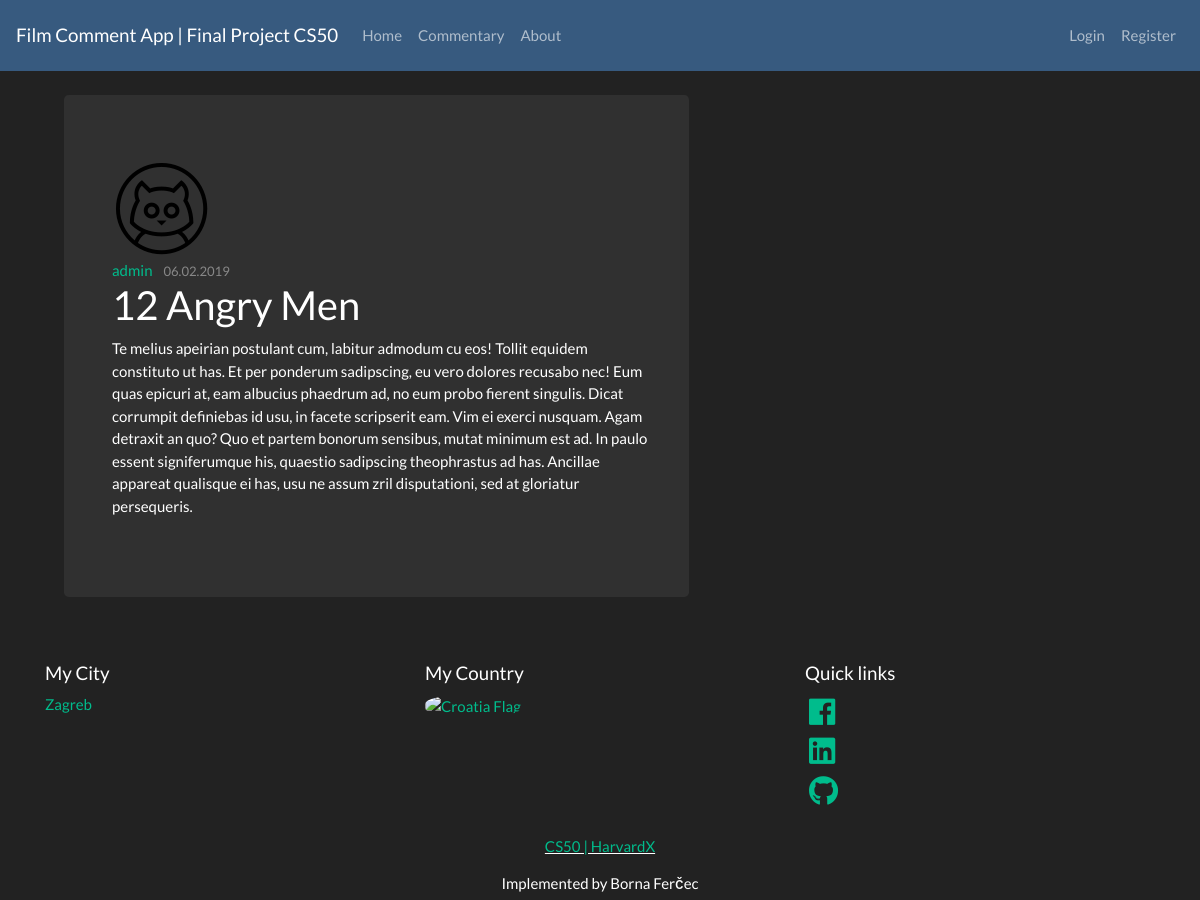
Screenshot of /post/3 with the database file from the repository.
### final_project/models.py (models this page shows, shortened)
class User(db.Model, UserMixin):
    id = db.Column(db.Integer, primary_key=True)
    username = db.Column(db.String(20), unique=True, nullable=False)
    email = db.Column(db.String(120), unique=True, nullable=False)
    image_file = db.Column(db.String(20), nullable=False, default='default.png')
    password = db.Column(db.String(60), nullable=False)
    posts = db.relationship('Post', backref='author', lazy=True)

class Post(db.Model):
    id = db.Column(db.Integer, primary_key=True)
    title = db.Column(db.String(100), nullable=False)
    date_posted = db.Column(db.DateTime, nullable=False, default=datetime.utcnow())
    content = db.Column(db.Text, nullable=False)
    user_id = db.Column(db.Integer, db.ForeignKey('user.id'), nullable=False)

### final_project/routes.py (the view)
@app.route("/post/<int:post_id>")
def post(post_id):
    post = Post.query.get_or_404(post_id)
    return render_template('post.html', title=post.title, post=post)

### final_project/templates/post.html (shortened to what this page needs)
{% extends "index.html" %}
{% block content %}
<div class="content-section col-md-10 pl-5 mt-4">
    <div class="jumbotron content-section col-md-8 pl-5 mt-3 ml-3">
        <img class="rounded-circle article-img" src="{{ url_for('static', filename='profile_pics/' + post.author.image_file) }}">
        <div class="media-body">
            <div class="article-metadata">
            <a class="mr-2" href="{{ url_for('user_posts', username=post.author.username )}}">{{ post.author.username }}</a>
            <small class="text-muted">{{ post.date_posted.strftime('%d.%m.%Y') }}</small>
            </div>
            <h2 class="article-title">{{ post.title }}</a></h2>
            <p class="article-content">{{ post.content }}</p>
        </div>
    </div>
</div>
{% endblock content %}

### rows the page displays
User: image_file (placeholder picture), author.username "admin"
Post: date_posted "06.02.2019", title "12 Angry Men", content "Te melius apeirian postulant cum, labitur admodum cu eos! Tollit equidem constituto ut has. Et per ponderum sadipscing, eu vero dolores recusabo nec! Eum quas epicuri at, eam albucius phaedrum ad, no eum probo fierent singulis. Dicat corrumpit definiebas id usu, in facete scripserit eam. Vim ei exerci nusquam. Agam detraxit an quo? Quo et partem bonorum sensibus, mutat minimum est ad. In paulo essent signiferumque his, quaestio sadipscing theophrastus ad has. Ancillae appareat qualisque ei has, usu ne assum zril disputationi, sed at gloriatur persequeris."
